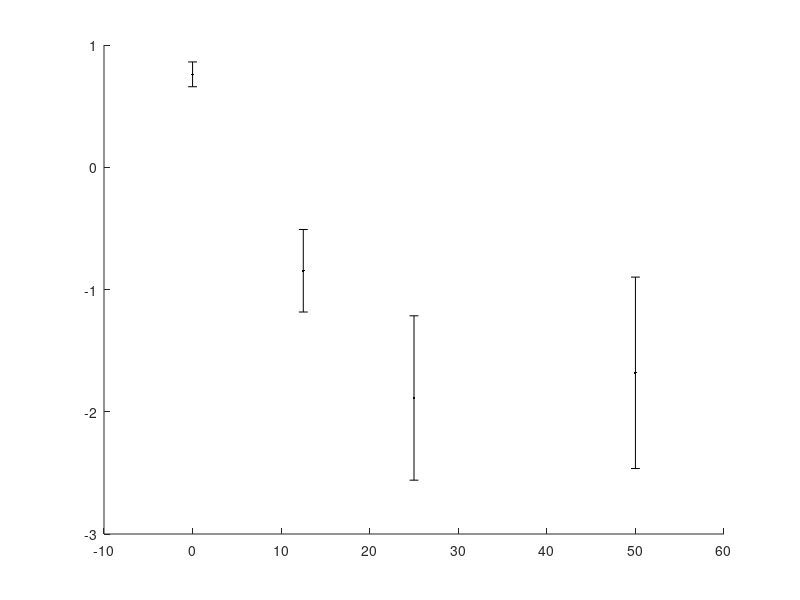

Here is the MATLAB script that generated this plot: (Note: this script raises an error after producing the figure.)
%% goal: find initial dose response, and find a best fit.
clc;clear;close all;

%% First, plot an in vivo dose response curve:
%  >   x_data is values of dose (mg / kg)
%  >   y_data is values of drug-induced proliferation rate (DIP rate)

figure(1); hold on;
x_data = [0,12.5,25,50];
y_data_mean = [0.7601   -0.8467   -1.8874   -1.6815];
y_data_std = [0.1014    0.3375    0.6722    0.7830];
errorbar(x_data,y_data_mean,y_data_std,'.k','MarkerSize',60,'LineWidth',4);


%% Next, find the best fit dose response function using a Hill function:
H = @(p,x) (1/log(2)) .* (p(3)*p(1) + (x).*p(2)) ./ (p(3)+(x));

Hill_parameters = lsqcurvefit(H,[1,1,1],x_data,y_data_mean); % best fit


%% Finally, plot the best fit on top of the data:
xfit = 0:0.1:50;
DIPFit = H(Hill_parameters,xfit);
plot(xfit,DIPFit,'--k','LineWidth',4);

%% fix the plot's axes / labels:
xlim([-5,55]); xlabel('dose, x (mpk)');
ylim([-3,1]); ylabel('drug-induced prolif. rate (DIP)');
clean();

Hill_parameters

%% save the best-fit parameters for later use:
save('save/Hill_parameters.mat','Hill_parameters');


